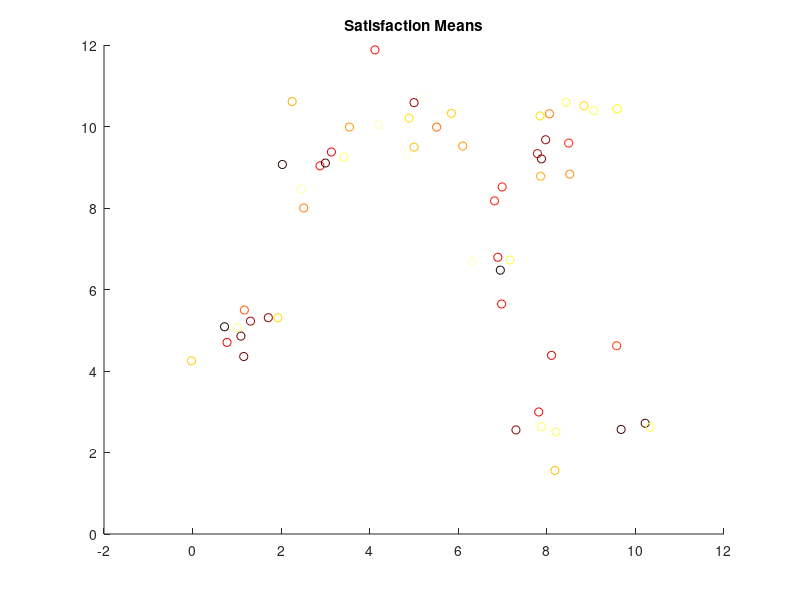
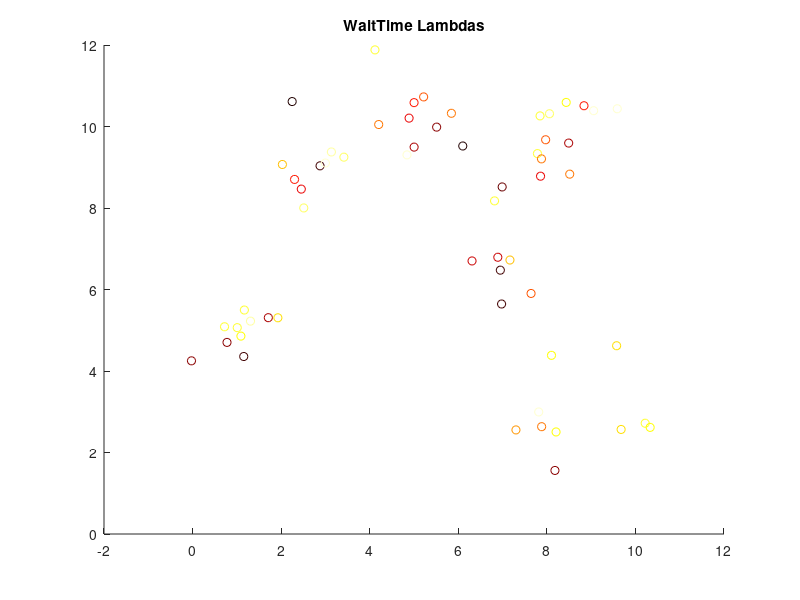

The MATLAB source for these figures, in order:
clear;clc;clf;close all;

nSites = 60;
nparts = 6;

assert(mod(nSites,nparts)==0);

rng(6);

XMAX = 10;
YMAX = 10;
GRIDS = XMAX*YMAX;
[X,Y] = meshgrid(1:XMAX,1:YMAX);
X = X(:);
Y = Y(:);
index = randperm(GRIDS,nparts);
X = X(index);
Y = Y(index);
Cntr = [X';Y'];
Std = rand(1,nparts)/2+0.5;

X = [];

n = round(nSites/nparts);
for i = 1:nparts
    X = [X randn(2,n)*Std(i)+repmat(Cntr(:,i),1,n)];
end

siteDist = pdist2(X',X');
means = randi(40,1,nSites);
sigmas = randi(1,nSites)*5;
lambdas = randi(20,1,nSites);
nRounds = 150;
m0 = 5;
f = 1; g = 1; h = 1;

save('varyingPark.mat','nSites','siteDist','m0','means','sigmas','lambdas','nRounds','f','g','h');
cmap = colormap(hot);

figure(1);
colormap(cmap);
title('Satisfaction Means');
hold on;
figure(2);
colormap(cmap);
title('WaitTime Lambdas');
hold on;

for i = 1:nSites
    figure(1);
    scatter(X(1,i),X(2,i),'MarkerEdgeColor',cmap(round(means(i)/40*64),:));
    figure(2);
    round(lambdas(i)/20*64)
    scatter(X(1,i),X(2,i),'MarkerEdgeColor',cmap(round(lambdas(i)/20*64),:));
end